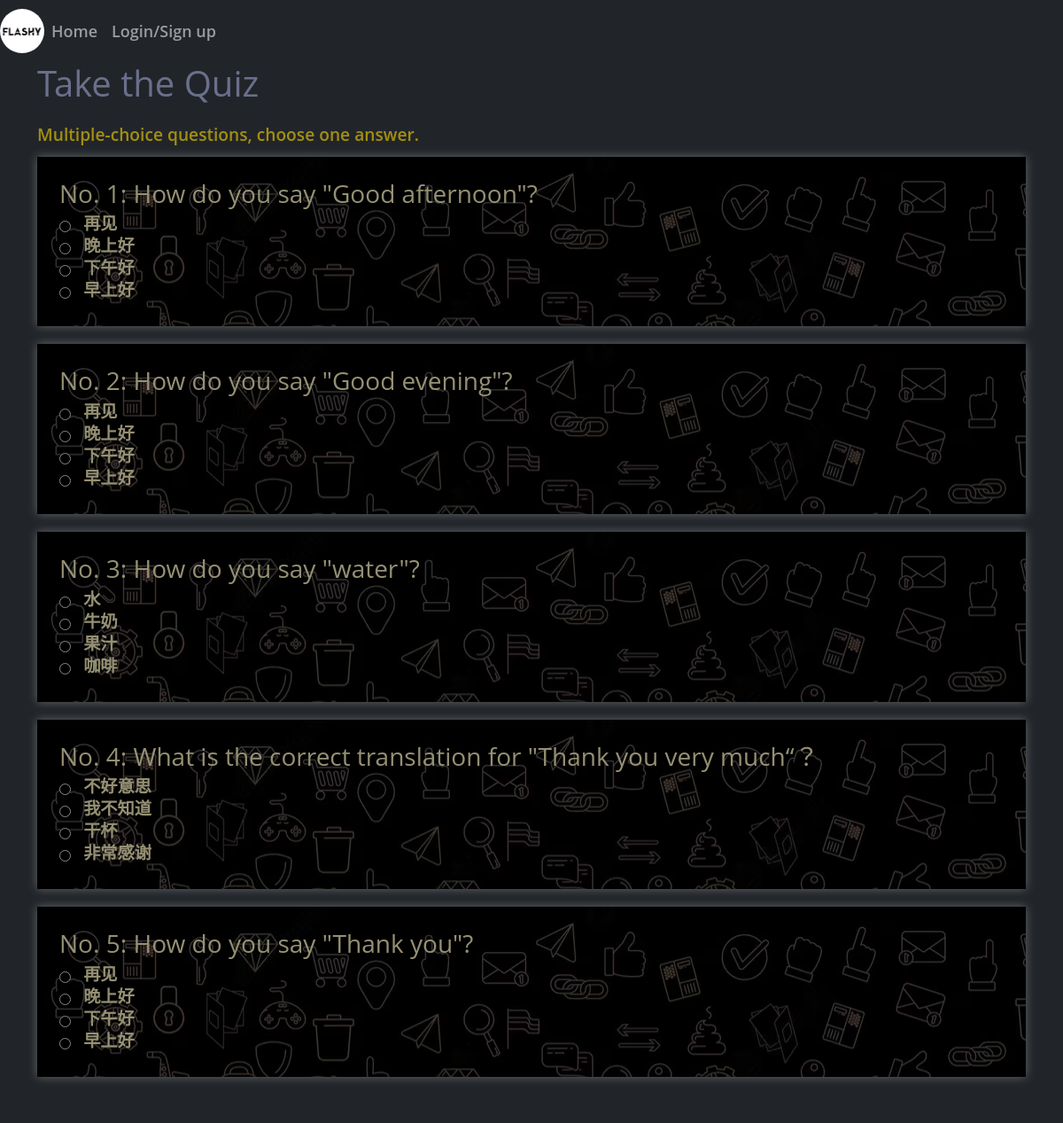
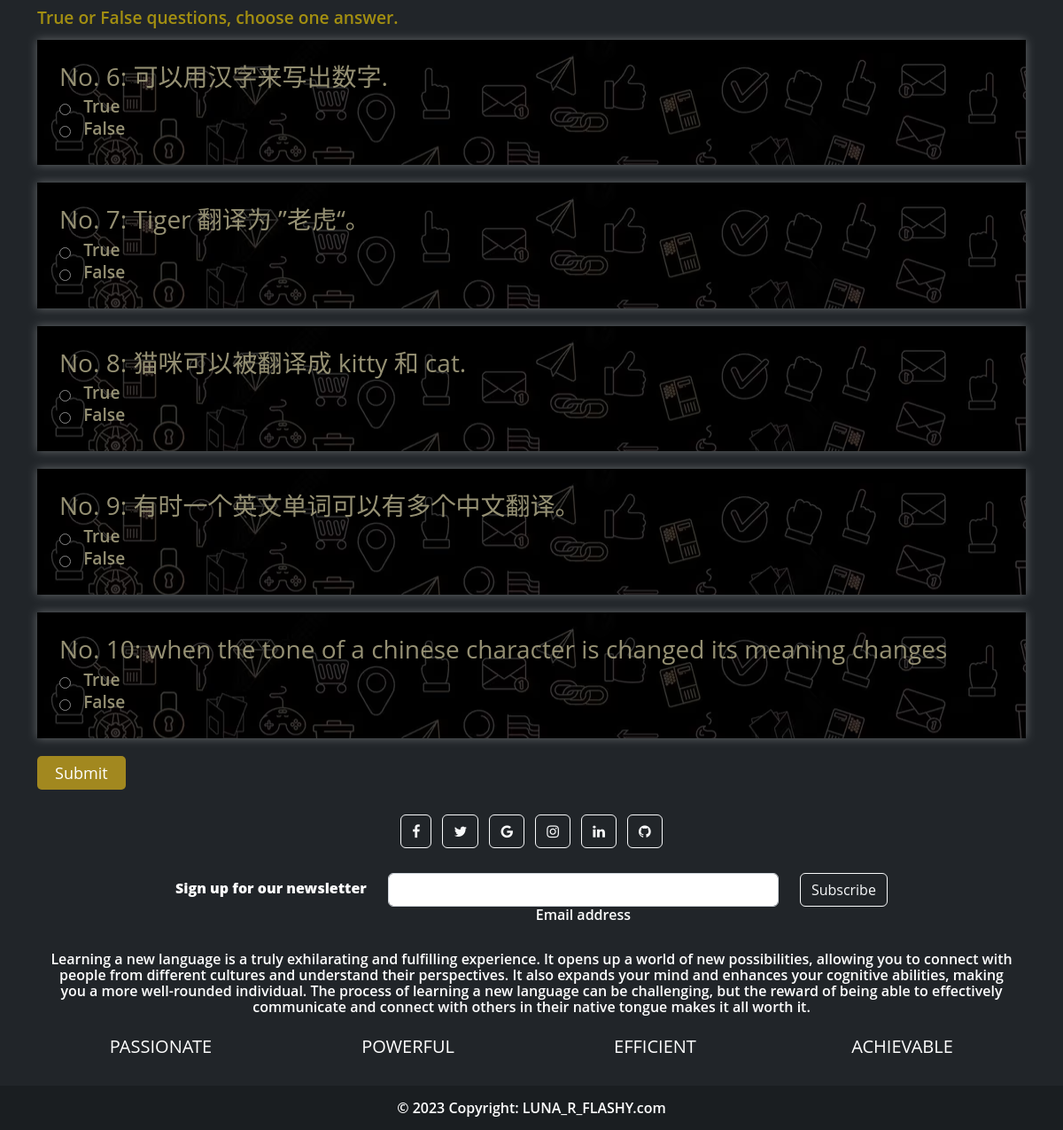
The app's page /quiz_take with its own data (2 pictures, top to bottom).
### website/models.py (models this page shows, shortened)
class Quiz_M(db.Model):
    id = db.Column(db.Integer, primary_key=True)
    language = db.Column(db.String(20))
    question = db.Column(db.String(500))
    option1 = db.Column(db.String(200))
    option2 = db.Column(db.String(200))
    option3 = db.Column(db.String(200))
    option4 = db.Column(db.String(200))
    answer = db.Column(db.String(200))

class Quiz_TF(db.Model):
    id = db.Column(db.Integer, primary_key=True)
    language = db.Column(db.String(20))
    question = db.Column(db.String(500))
    answer = db.Column(db.String(50))

### website/auth.py (the view, shortened to what this page needs)
@auth.route('/quiz_take', methods=['GET', 'POST'])
def take_quiz():
    language = request.args.get('language', 'Chinese')
    quizzes_multi= Quiz_M.query.filter_by(language=language).order_by(func.random()).limit(5).all()
    quizzes_tf= Quiz_TF.query.filter_by(language=language).order_by(func.random()).limit(5).all()
    return render_template('quiz_take.html', user=current_user, quizzes_multi=quizzes_multi, quizzes_tf=quizzes_tf, language=language)

### website/templates/quiz_take.html (shortened to what this page needs)
{% extends "base.html" %}
{% block content %}
<div class="container ">
  <h1>Take the Quiz</h1>
  <form method="post" action="{{ url_for('auth.take_quiz') }}">
      <div class="quiz_type">Multiple-choice questions, choose one answer.</div>
      {% for quiz in quizzes_multi %}
        {% set question_number = loop.index %}
        <div class="quiz-option">
          <h3>No. {{question_number}}: {{ quiz.question }}</h3>
          <input type="radio" id="answer-{{ quiz.id }}-1" name="answer-{{ quiz.id }}" value="1">
            <label for="answer-{{ quiz.id }}-1">{{ quiz.option1 }}</label><br>
            <input type="radio" id="answer-{{ quiz.id }}-2" name="answer-{{ quiz.id }}" value="2">
            <label for="answer-{{ quiz.id }}-2">{{ quiz.option2 }}</label><br>
            <input type="radio" id="answer-{{ quiz.id }}-3" name="answer-{{ quiz.id }}" value="3">
            <label for="answer-{{ quiz.id }}-3">{{ quiz.option3 }}</label><br>
            <input type="radio" id="answer-{{ quiz.id }}-4" name="answer-{{ quiz.id }}" value="4">
            <label for="answer-{{ quiz.id }}-4">{{ quiz.option4 }}</label><br>
        </div>
      {% endfor %}
      <br>
      <div class="quiz_type">True or False questions, choose one answer.</div>
      {% for quiz in quizzes_tf %}
      {% set question_number = loop.index %}
      <div class="quiz-option">
        <h3>No. {{question_number+5}}: {{ quiz.question }}</h3>
        <div>
          <input type="radio" id="quiz-{{ quiz.id }}-true" name="answer-{{ quiz.id }}" value="1">
          <label for="quiz-{{ quiz.id }}-true">True</label>
        </div>
        <div>
          <input type="radio" id="quiz-{{ quiz.id }}-false" name="answer-{{ quiz.id }}" value="2">
          <label for="quiz-{{ quiz.id }}-false">False</label>
        </div>
      </div>
      {% endfor %}
    <button class="quiz-submit-button"type="submit">Submit</button>
  </form>
</div>
{% endblock %}

### website/templates/base.html (shortened to what this page needs)
<!DOCTYPE html>
<html>
  <head>
    <link href="https://cdn.jsdelivr.net/npm/bootstrap@5.2.3/dist/css/bootstrap.min.css" rel="stylesheet">
    <link rel="stylesheet" type="text/css" href="{{url_for('static', filename='style.css')}}">
    <link rel="stylesheet" href="https://cdnjs.cloudflare.com/ajax/libs/font-awesome/4.7.0/css/font-awesome.min.css">
  </head>
  <body>
    <nav class="navbar navbar-expand-lg navbar-dark bg-dark" style="height:70px; font-size: 18px; color:white;">
      <div class="collapse navbar-collapse" id="navbarNav">
        <div class="navbar-nav align-items-center" style="height: 100%;">
          {% if user.is_authenticated %}
          <img src="{{ url_for('static', filename='pics/flashy.jpg') }}" alt="Logo" width="50" height="50"  class="rounded-circle" >
          <a class="nav-item nav-link" style="color: rgb(237, 145, 34);">Welcome, {{ user.username }}!</a>
          <a class="nav-item nav-link" id="home" href="/">Home</a>
          <a class="nav-item nav-link" id="choice" href="/choose_lang_mode">Choose language and mode</a>
          <a class="nav-item nav-link" id="logout" href="/logout">Logout</a>
          {% else %}
          <img src="{{ url_for('static', filename='pics/flashy.jpg') }}" alt="Logo" width="50" height="50"  class="rounded-circle" >
          <a class="nav-item nav-link" id="home" href="/">Home</a>
          <a class="nav-item nav-link" id="login" href="/login">Login/Sign up</a>
          {% endif %}
        </div>
      </div>
    </nav>
      {% block content %}
      {% endblock%}
    <footer class="bg-dark text-center text-white">
      <div class="container p-4">
        <section class="mb-4">
          <a class="btn btn-outline-light btn-floating m-1" href="#!" role="button"><i class="fa fa-facebook-f"></i></a>
          <a class="btn btn-outline-light btn-floating m-1" href="#!" role="button"><i class="fa fa-twitter"></i></a>
          <a class="btn btn-outline-light btn-floating m-1" href="#!" role="button"><i class="fa fa-google"></i></a>
          <a class="btn btn-outline-light btn-floating m-1" href="#!" role="button"><i class="fa fa-instagram"></i></a>
          <a class="btn btn-outline-light btn-floating m-1" href="#!" role="button"><i class="fa fa-linkedin"></i></a>
          <a class="btn btn-outline-light btn-floating m-1" href="#!" role="button"><i class="fa fa-github"></i></a>
        </section>
        <section class="">
          <form action="">
            <div class="row d-flex justify-content-center">
              <div class="col-auto">
                <p class="pt-2">
                  <strong>Sign up for our newsletter</strong>
                </p>
              </div>
              <div class="col-md-5 col-12">
                <div class="form-outline form-white mb-4">
                  <input type="email" id="form5Example2" class="form-control" />
                  <label class="form-label" for="form5Example2">Email address</label>
                </div>
              </div>
              <div class="col-auto">
                <button type="submit" class="btn btn-outline-light mb-4">Subscribe</button>
              </div>
            </div>
          </form>
        </section>
        <section class="mb-4">
          <p>
            Learning a new language is a truly exhilarating and fulfilling experience. It opens up a world of new possibilities, allowing you to connect with people from different cultures and understand their perspectives. It also expands your mind and enhances your cognitive abilities, making you a more well-rounded individual. The process of learning a new language can be challenging, but the reward of being able to effectively communicate and connect with others in their native tongue makes it all worth it.
          </p>
        </section>
        <section class="">
          <div class="row">
            <div class="col-lg-3 col-md-6 mb-4 mb-md-0"><h5 class="text-uppercase">PASSIONATE</h5></div>
            <div class="col-lg-3 col-md-6 mb-4 mb-md-0"><h5 class="text-uppercase">POWERFUL</h5></div>
            <div class="col-lg-3 col-md-6 mb-4 mb-md-0"><h5 class="text-uppercase">EFFICIENT</h5></div>
            <div class="col-lg-3 col-md-6 mb-4 mb-md-0"><h5 class="text-uppercase">ACHIEVABLE</h5></div>
          </div>
        </section>
      </div>
      <div class="text-center p-3" style="background-color: rgba(0, 0, 0, 0.2);">
        © 2023 Copyright:
        <a class="text-white" href="..">LUNA_R_FLASHY.com</a>
      </div>
    </footer>
  </body>
</html>

### website/static/style.css (style rules this page uses)
body { margin:0; color:#6a6f8c; background: rgb(33, 37, 41); font:600 16px/18px 'Open Sans',sans-serif; }
*,:after,:before { box-sizing:border-box }
a { color:inherit;text-decoration:none }
::placeholder { color: #b3b3b3; }
.quiz-option, .choose-option { display: block; margin: 10px 0; background-color: #4b4848; background-image: url(../static/pics/quiz_take_bg.jpg); filter: invert(100%); -webkit-filter: invert(100%); padding: 25px; margin-bottom: 20px; box-shadow: 0px 0px 10px rgba(0, 0, 0, 0.3); }
.quiz-option input[type="radio"] { display: inline-block; margin-right: 10px; vertical-align: middle; }
.quiz-option label { display: inline-block; vertical-align: middle; font-size: 1.2em; margin-bottom: 7px; }
.quiz_type { font-size: 1.2em; color: rgba(255, 217, 0, 0.59); line-height: 1.5; margin-top: 20px; margin-bottom: 10px; }
.quiz-submit-button { background-color: #a2881f; color: white; border-radius: 5px; padding: 10px 20px; font-size: 18px; border: none; }

### records on screen
Quiz_M: question_number "1", question "How do you say \"Good afternoon\"?", option1 "再见", option2 "晚上好", option3 "下午好", option4 "早上好"
Quiz_M: question_number "2", question "How do you say \"Good evening\"?", option1 "再见", option2 "晚上好", option3 "下午好", option4 "早上好"
Quiz_M: question_number "3", question "How do you say \"water\"?", option1 "水", option2 "牛奶", option3 "果汁", option4 "咖啡"
Quiz_M: question_number "4", question "What is the correct translation for \"Thank you very much“？", option1 "不好意思", option2 "我不知道", option3 "干杯", option4 "非常感谢"
Quiz_M: question_number "5", question "How do you say \"Thank you\"?", option1 "再见", option2 "晚上好", option3 "下午好", option4 "早上好"
Quiz_TF: question_number "6", question "可以用汉字来写出数字."
Quiz_TF: question_number "7", question "Tiger 翻译为 ”老虎“。"
Quiz_TF: question_number "8", question "猫咪可以被翻译成 kitty 和 cat."
Quiz_TF: question_number+5 "9", question "有时一个英文单词可以有多个中文翻译。"
Quiz_TF: question_number "10", question "when the tone of a chinese character is changed its meaning changes"
